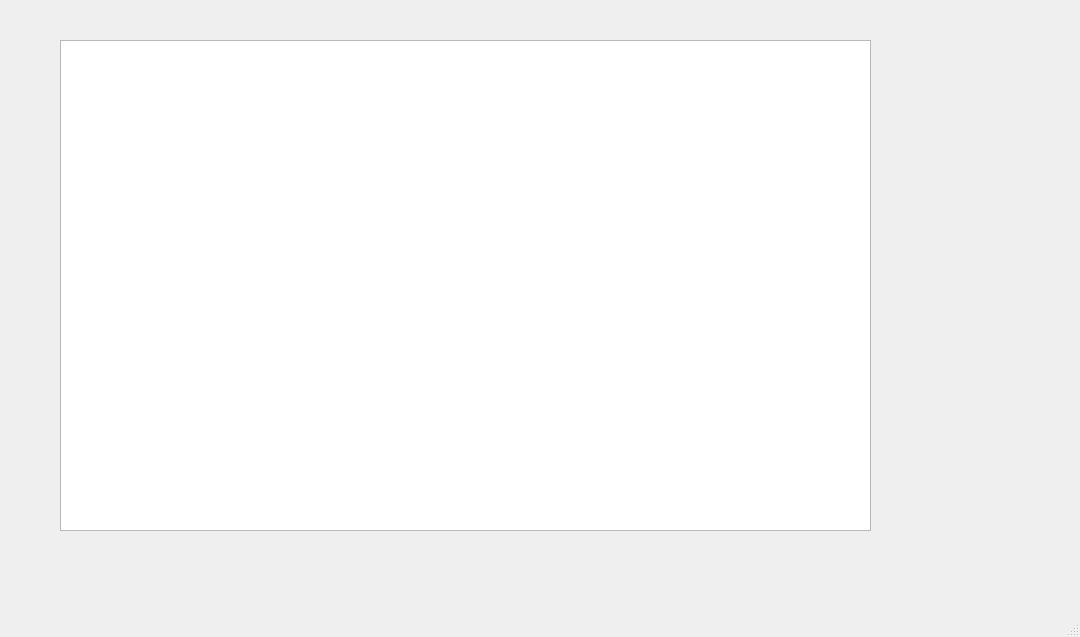
<?xml version="1.0" encoding="UTF-8"?>
<ui version="4.0">
 <class>MainWindow</class>
 <widget class="QMainWindow" name="MainWindow">
  <property name="geometry">
   <rect>
    <x>0</x>
    <y>0</y>
    <width>1080</width>
    <height>637</height>
   </rect>
  </property>
  <property name="windowTitle">
   <string>MainWindow</string>
  </property>
  <widget class="QWidget" name="centralwidget">
   <widget class="QTableWidget" name="tableWidget">
    <property name="geometry">
     <rect>
      <x>60</x>
      <y>40</y>
      <width>811</width>
      <height>491</height>
     </rect>
    </property>
    <property name="styleSheet">
     <string notr="true">color: black;</string>
    </property>
   </widget>
  </widget>
  <widget class="QMenuBar" name="menubar">
   <property name="geometry">
    <rect>
     <x>0</x>
     <y>0</y>
     <width>1080</width>
     <height>26</height>
    </rect>
   </property>
  </widget>
  <widget class="QStatusBar" name="statusbar"/>
 </widget>
 <resources/>
 <connections/>
</ui>
